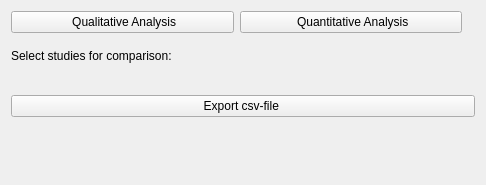
<?xml version="1.0" encoding="UTF-8"?>
<ui version="4.0">
 <class>qMRMLLongitudinalPETCTAnalysisWidget</class>
 <widget class="QWidget" name="qMRMLLongitudinalPETCTAnalysisWidget">
  <property name="geometry">
   <rect>
    <x>0</x>
    <y>0</y>
    <width>486</width>
    <height>185</height>
   </rect>
  </property>
  <property name="windowTitle">
   <string>Form</string>
  </property>
  <layout class="QVBoxLayout" name="verticalLayout">
   <property name="spacing">
    <number>16</number>
   </property>
   <item>
    <layout class="QHBoxLayout" name="horizontalLayout" stretch="1,1,0">
     <property name="spacing">
      <number>6</number>
     </property>
     <item>
      <widget class="QPushButton" name="ButtonQualitativeAnalysis">
       <property name="sizePolicy">
        <sizepolicy hsizetype="Expanding" vsizetype="Fixed">
         <horstretch>0</horstretch>
         <verstretch>0</verstretch>
        </sizepolicy>
       </property>
       <property name="toolTip">
        <string>Click here to open the qualitative analysis comparison view</string>
       </property>
       <property name="text">
        <string> Qualitative Analysis</string>
       </property>
       <property name="icon">
        <iconset resource="../qSlicerLongitudinalPETCTModule.qrc">
         <normaloff>:/Icons/qual_icon.png</normaloff>:/Icons/qual_icon.png</iconset>
       </property>
       <property name="iconSize">
        <size>
         <width>24</width>
         <height>24</height>
        </size>
       </property>
       <property name="checkable">
        <bool>true</bool>
       </property>
       <property name="checked">
        <bool>false</bool>
       </property>
       <property name="flat">
        <bool>false</bool>
       </property>
       <attribute name="buttonGroup">
        <string>ButtonGroupAnalysis</string>
       </attribute>
      </widget>
     </item>
     <item>
      <widget class="QPushButton" name="ButtonQuantitativeAnalysis">
       <property name="sizePolicy">
        <sizepolicy hsizetype="Expanding" vsizetype="Fixed">
         <horstretch>0</horstretch>
         <verstretch>0</verstretch>
        </sizepolicy>
       </property>
       <property name="toolTip">
        <string>Click here to open the quantitative analysis chart view for the computed SUV values</string>
       </property>
       <property name="text">
        <string> Quantitative Analysis</string>
       </property>
       <property name="icon">
        <iconset resource="../qSlicerLongitudinalPETCTModule.qrc">
         <normaloff>:/Icons/quan_icon.png</normaloff>:/Icons/quan_icon.png</iconset>
       </property>
       <property name="iconSize">
        <size>
         <width>24</width>
         <height>24</height>
        </size>
       </property>
       <property name="checkable">
        <bool>true</bool>
       </property>
       <property name="checked">
        <bool>false</bool>
       </property>
       <property name="flat">
        <bool>false</bool>
       </property>
       <attribute name="buttonGroup">
        <string>ButtonGroupAnalysis</string>
       </attribute>
      </widget>
     </item>
     <item>
      <widget class="QLabel" name="LabelInfo">
       <property name="styleSheet">
        <string notr="true">QLabel QToolTip {background-color: #858585; color: #FFF;}</string>
       </property>
       <property name="text">
        <string/>
       </property>
       <property name="pixmap">
        <pixmap resource="../qSlicerLongitudinalPETCTModule.qrc">:/Icons/help.png</pixmap>
       </property>
       <property name="alignment">
        <set>Qt::AlignRight|Qt::AlignTop|Qt::AlignTrailing</set>
       </property>
      </widget>
     </item>
    </layout>
   </item>
   <item>
    <layout class="QVBoxLayout" name="verticalLayout_2">
     <item>
      <widget class="QLabel" name="label">
       <property name="text">
        <string>Select studies for comparison:</string>
       </property>
       <property name="alignment">
        <set>Qt::AlignBottom|Qt::AlignLeading|Qt::AlignLeft</set>
       </property>
      </widget>
     </item>
     <item>
      <widget class="qMRMLLongitudinalPETCTStudyTableWidget" name="TableStudyAnalysisSelection" native="true">
       <property name="sizePolicy">
        <sizepolicy hsizetype="Expanding" vsizetype="Preferred">
         <horstretch>0</horstretch>
         <verstretch>0</verstretch>
        </sizepolicy>
       </property>
      </widget>
     </item>
     <item>
      <widget class="QPushButton" name="ButtonExportCSV">
       <property name="toolTip">
        <string>Export the calculated SUV values to a Comma-separated values (csv) file </string>
       </property>
       <property name="text">
        <string>Export csv-file </string>
       </property>
      </widget>
     </item>
    </layout>
   </item>
   <item>
    <spacer name="verticalSpacer">
     <property name="orientation">
      <enum>Qt::Vertical</enum>
     </property>
     <property name="sizeHint" stdset="0">
      <size>
       <width>20</width>
       <height>40</height>
      </size>
     </property>
    </spacer>
   </item>
  </layout>
 </widget>
 <customwidgets>
  <customwidget>
   <class>qMRMLLongitudinalPETCTStudyTableWidget</class>
   <extends>QWidget</extends>
   <header>qMRMLLongitudinalPETCTStudyTableWidget.h</header>
   <container>1</container>
  </customwidget>
 </customwidgets>
 <resources>
  <include location="../qSlicerLongitudinalPETCTModule.qrc"/>
 </resources>
 <connections/>
 <buttongroups>
  <buttongroup name="ButtonGroupAnalysis"/>
 </buttongroups>
</ui>
